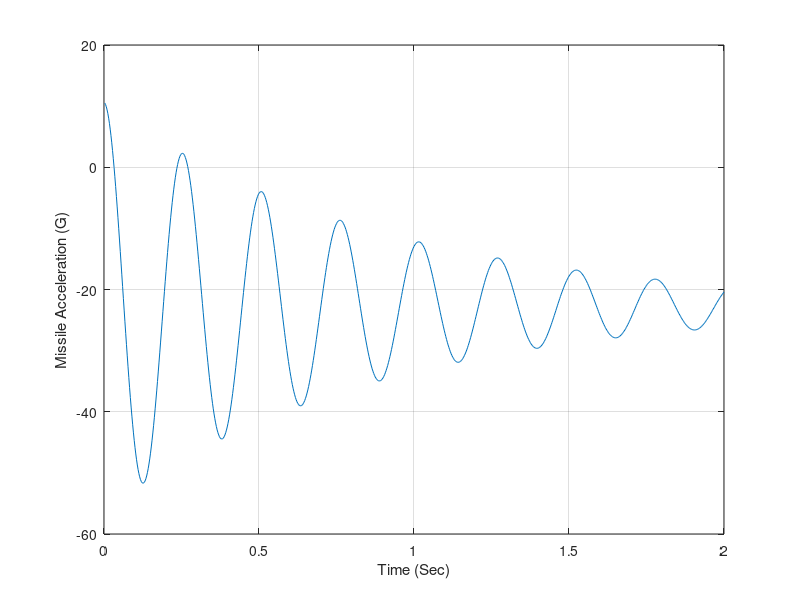
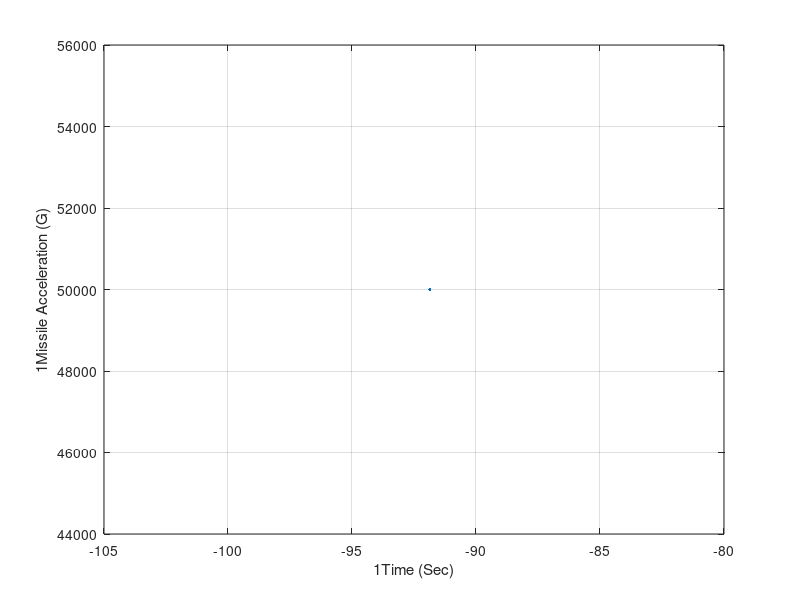

The MATLAB script that drew these images, in order:
n=0.;
VM=3000.;
DEL=10./57.3;
ALT=0.;
A=1000.;
DIAM=1.;
FR=3.;
XL=20.;
CTW=0.;
CRW=6.;
HW=2.;
CTT=0.;
CRT=2.;
HT=2.;
XN=4.;
XCG=10.;
XHL=19.5;
WGT=1000.;
if ALT<=30000.
RHO=.002378*exp(-ALT/30000.);
else
RHO=.0034*exp(-ALT/22000.);
end
SWING=.5*HW*(CTW+CRW);
STAIL=.5*HT*(CTT+CRT);
SREF=3.1416*DIAM*DIAM/4.;
XLP=FR*DIAM;
SPLAN=(XL-XLP)*DIAM+1.33*XLP*DIAM/2.;
XCPN=2*XLP/3;
AN=.67*XLP*DIAM;
AB=(XL-XLP)*DIAM;
XCPB=(.67*AN*XLP+AB*(XLP+.5*(XL-XLP)))/(AN+AB);
XCPW=XLP+XN+.7*CRW-.2*CTW;
XMACH=VM/A;
XIYY=WGT*(3*((DIAM/2)^2)+XL*XL)/(12*32.2);
TMP1=(XCG-XCPW)/DIAM;
TMP2=(XCG-XHL)/DIAM;
TMP3=(XCG-XCPB)/DIAM;
TMP4=(XCG-XCPN)/DIAM;
B=sqrt(XMACH^2-1);
Q=.5*RHO*VM*VM;
Y1=2*TMP4+8*SWING*TMP1/(B*SREF)+8*STAIL*TMP2/(B*SREF);
Y2=1.5*SPLAN*TMP3/SREF;
Y3=8*STAIL*TMP2*DEL/(B*SREF);
ALFTR=(-Y1-sqrt(Y1*Y1-4.*Y2*Y3))/(2*Y2);
CNA=2+1.5*SPLAN*ALFTR/SREF+8*SWING/(B*SREF)+8*STAIL/(B*SREF);
CND=8*STAIL/(B*SREF);
CMAP=2*TMP4+1.5*SPLAN*ALFTR*TMP3/SREF+8*SWING*TMP1/(B*SREF);
CMA=CMAP+8*STAIL*TMP2/(B*SREF);
CMD=8*STAIL*TMP2/(B*SREF);
XMA=Q*SREF*DIAM*CMA/XIYY;
XMD=Q*SREF*DIAM*CMD/XIYY;
ZA=-32.2*Q*SREF*CNA/(WGT*VM);
ZD=-32.2*Q*SREF*CND/(WGT*VM);
WZ=sqrt((XMA*ZD-ZA*XMD)/ZD);
WAF=sqrt(-XMA);
ZAF=.5*WAF*ZA/XMA;
XK1=-VM*(XMA*ZD-XMD*ZA)/(1845*XMA);
XK2=XK1;
TA=XMD/(XMA*ZD-XMD*ZA);
XK3=1845*XK1/VM;
E=0.;
ED=0.;
T=0;
H=.0025;
S=0;
while T<1.99999
EOLD=E;
EDOLD=ED;
STEP=1;
FLAG=0;
while STEP<=1
if FLAG==1
STEP=2;
E=E+H*ED;
ED=ED+H*EDD;
T=T+H;
end
EDD=WAF*WAF*(DEL*57.3-E-2.*ZAF*ED/WAF);
XNL=XK1*(E-EDD/WZ^2);
THD=XK3*(E+TA*ED);
FLAG=1;
end
FLAG=0;
E=.5*(EOLD+E+H*ED);
ED=.5*(EDOLD+ED+H*EDD);
S=S+H;
if S<=.0099999
S=0.;
n=n+1;
ArrayT(n)=T;
ArrayXNL(n)=XNL;
ArrayTHD(n)=THD;
end
end
figure
plot(ArrayT,ArrayXNL),grid
xlabel('Time (Sec)')
ylabel('Missile Acceleration (G)')
%%
n=0.;
VM=3000.;
DEL=5./57.3;
ALT=50000;
A=1000.;
DIAM=1.;
FR=3.;
XL=20.;
CTW=0.;
CRW=6.;
HW=2.;
CTT=0.;
CRT=2.;
HT=2.;
XN=4.;
XCG=10.;
XHL=19.5;
WGT=1000.;
if ALT<=30000.
RHO=.002378.*exp(-ALT/30000.);
else
RHO=.0034.*exp(-ALT/22000.);
end
SWING=.5*HW*(CTW+CRW);
STAIL=.5*HT*(CTT+CRT);
SREF=3.1416*DIAM*DIAM/4.;
XLP=FR*DIAM;
SPLAN=(XL-XLP)*DIAM+1.33*XLP*DIAM/2.;
XCPN=2*XLP/3;
AN=.67*XLP*DIAM;
AB=(XL-XLP)*DIAM;
XCPB=(.67*AN*XLP+AB*(XLP+.5*(XL-XLP)))/(AN+AB);
XCPW=XLP+XN+.7*CRW-.2*CTW;
XMACH=VM/A;
XIYY=WGT*(3*((DIAM/2)^2)+XL*XL)/(12*32.2);
TMP1=(XCG-XCPW)/DIAM;
TMP2=(XCG-XHL)/DIAM;
TMP3=(XCG-XCPB)/DIAM;
TMP4=(XCG-XCPN)/DIAM;
B=sqrt(XMACH^2-1);
Q=.5*RHO*VM*VM;
Y1=2*TMP4+8*SWING*TMP1/(B*SREF)+8*STAIL*TMP2/(B*SREF);
Y2=1.5*SPLAN*TMP3/SREF;
Y3=8*STAIL*TMP2*DEL/(B*SREF);
ALFTR=(-Y1-sqrt(Y1*Y1-4.*Y2*Y3))/(2*Y2);
CNA=2+1.5*SPLAN*ALFTR/SREF+8*SWING/(B*SREF)+8*STAIL/(B*SREF);
CND=8*STAIL/(B*SREF);
CMAP=2*TMP4+1.5*SPLAN*ALFTR*TMP3/SREF+8*SWING*TMP1/(B*SREF);
CMA=CMAP+8*STAIL*TMP2/(B*SREF);
CMD=8*STAIL*TMP2/(B*SREF);
XMA=Q*SREF*DIAM*CMA/XIYY;
XMD=Q*SREF*DIAM*CMD/XIYY;
ZA=-32.2*Q*SREF*CNA/(WGT*VM);
ZD=-32.2*Q*SREF*CND/(WGT*VM);
WZ=sqrt((XMA*ZD-ZA*XMD)/ZD);
WAF=sqrt(-XMA);
ZAF=.5*WAF*ZA/XMA;
XK1=-VM*(XMA*ZD-XMD*ZA)/(1845*XMA);
XK2=XK1;
TA=XMD/(XMA*ZD-XMD*ZA);
XK3=1845*XK1/VM;
E=0.;
ED=0.;
T=0;
H=.0025;
S=0;
while T<1.99999
EOLD=E;
EDOLD=ED;
STEP=1;
FLAG=0;
while STEP<=1
if FLAG==1
STEP=2;
E=E+H*ED;
ED=ED+H*EDD;
T=T+H;
end
EDD=WAF*WAF*(DEL*57.3-E-2.*ZAF*ED/WAF);
XNL=XK1*(E-EDD/WZ^2);
THD=XK3*(E+TA*ED);
FLAG=1;
end
FLAG=0;
E=.5*(EOLD+E+H*ED);
ED=.5*(EDOLD+ED+H*EDD);
S=S+H;
if S<=.0099999
S=0.;
n=n+1;
ArrayT(n)=T;
ArrayXNL(n)=XNL;
ArrayTHD(n)=THD;
end
end
figure
plot(XMA,ALT),grid
xlabel('1Time (Sec)')
ylabel('1Missile Acceleration (G)')
clc
output=[ArrayT,ArrayXNL,ArrayTHD];
save datfil.txt output -ascii
disp 痴imulation finished
